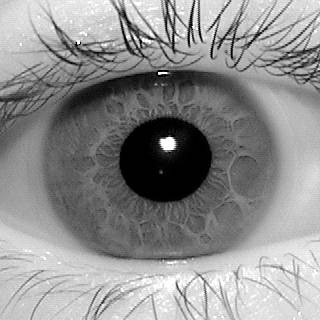
#> input picture Section5/eye2.jpeg, 320 x 320 px, found by its file name
$ python threshold.py
#> lines starting #> are read from the running program, lines starting #| are printed output that depends on the picture; after the words box and inside, x2 and y2 are one past the last pixel; in counts of white or black regions, pixels touching at a corner belong together
import cv2 as cv
import numpy as np

# [5 lines of commented-out code are left out]
image = cv.imread("C:/Users/behrooz/PycharmProjects/VisionComputing/Section5/eye2.jpeg", 0)
#> image is the input picture: shape (320, 320); min 0, max 255, mean 142.5
blur = cv.GaussianBlur(image, (5, 5), 0)
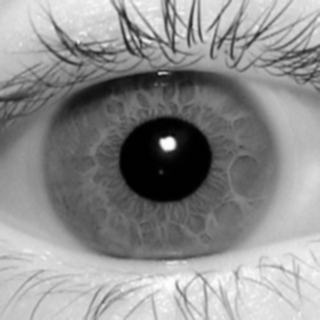
#> blur: shape (320, 320); min 0, max 253, mean 142.5
t1, result = cv.threshold(blur, 0, 255, cv.THRESH_OTSU)
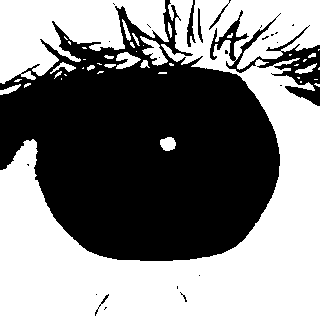
#> result: shape (320, 320); 51.9% white; 24 black regions (18 under 20 px), largest, box (x1, y1, x2, y2) and area: (0, 0, 280, 261) 46294, (210, 10, 320, 106) 2510, (187, 0, 196, 47) 186, (198, 8, 203, 43) 82, (209, 0, 231, 30) 72, (95, 294, 109, 316) 43
#> t1 = 140
cv.imshow('orginal image', image)
cv.imshow('result1', result)
cv.waitKey(0)

$ run again, with Section5/eye19.jpeg copied over Section5/eye2.jpeg
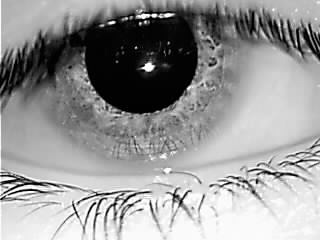
#> input picture Section5/eye19.jpeg, 320 x 240 px, found by its file name
#> image is the input picture: shape (240, 320); min 0, max 255, mean 150.8
#> `blur = cv.GaussianBlur(image, (5, 5), 0)`:
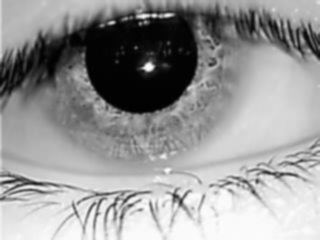
#> blur: shape (240, 320); min 1, max 252, mean 150.8
#> `t1, result = cv.threshold(blur, 0, 255, cv.THRESH_OTSU)`:
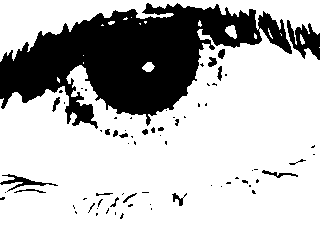
#> result: shape (240, 320); 74.3% white; 72 black regions (52 under 20 px), largest, box (x1, y1, x2, y2) and area: (0, 3, 292, 129) 17804, (287, 20, 320, 60) 673, (0, 174, 58, 192) 261
#> t1 = 115

$ run again, with Section5/eye.jpeg copied over Section5/eye2.jpeg
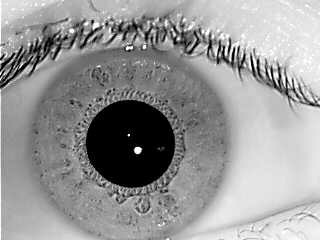
#> input picture Section5/eye.jpeg, 320 x 240 px, found by its file name
#> image is the input picture: shape (240, 320); min 0, max 255, mean 150.8
#> `blur = cv.GaussianBlur(image, (5, 5), 0)`:
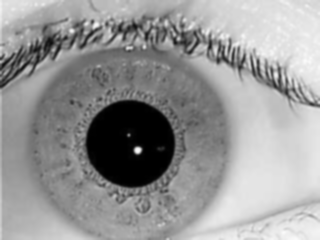
#> blur: shape (240, 320); min 0, max 250, mean 150.7
#> `t1, result = cv.threshold(blur, 0, 255, cv.THRESH_OTSU)`:
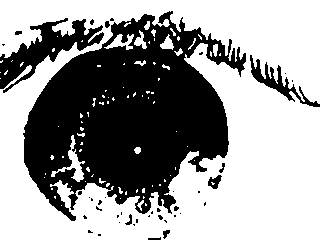
#> result: shape (240, 320); 60.6% white; 41 black regions (31 under 20 px), largest, box (x1, y1, x2, y2) and area: (23, 11, 246, 221) 26395, (0, 18, 104, 93) 2613, (250, 55, 320, 107) 774
#> t1 = 140

$ run again, with Section5/face.jpeg copied over Section5/eye2.jpeg
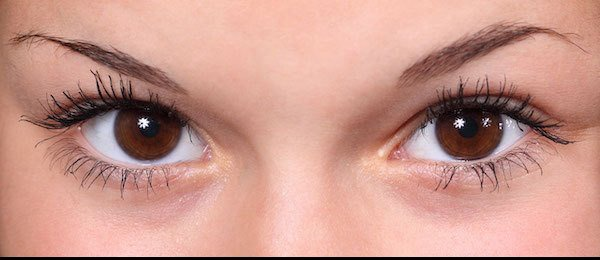
#> input picture Section5/face.jpeg, 600 x 260 px, found by its file name
#> `image = cv.imread("C:/Users/behrooz/PycharmProjects/VisionComputing/Se..`:
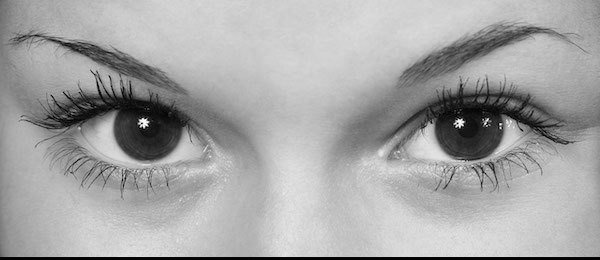
#> image: shape (260, 600); min 0, max 255, mean 165.8
#> `t1, result = cv.threshold(blur, 0, 255, cv.THRESH_OTSU)`:
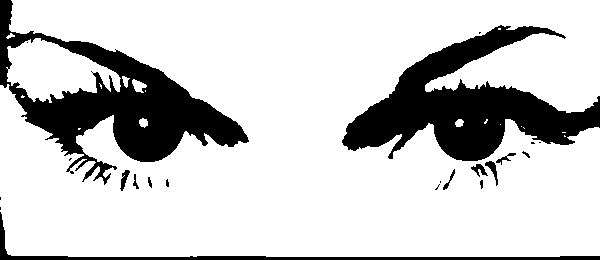
#> result: shape (260, 600); 79.9% white; 22 black regions (10 under 20 px), largest, box (x1, y1, x2, y2) and area: (342, 25, 600, 161) 14626, (0, 0, 249, 185) 14034, (0, 212, 600, 260) 2174
#> t1 = 135
